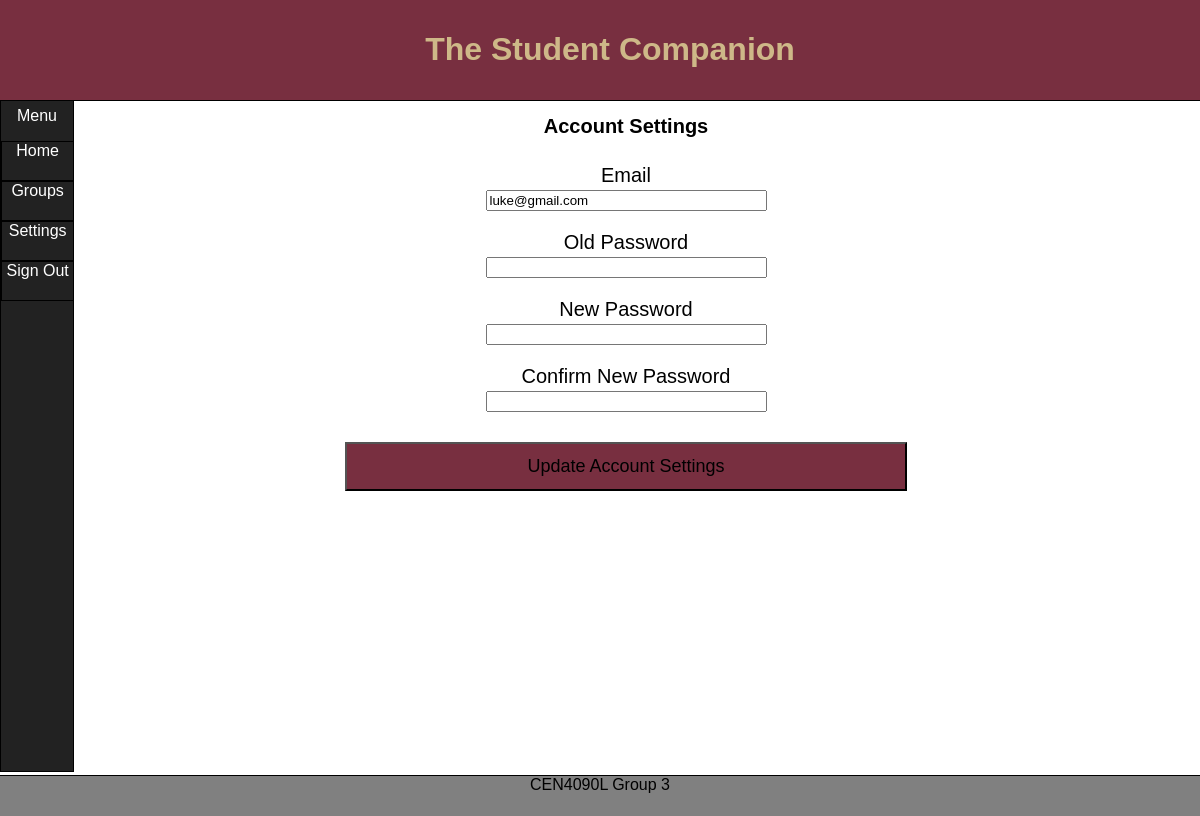
Page /settings (signed in) on the earlier database version.
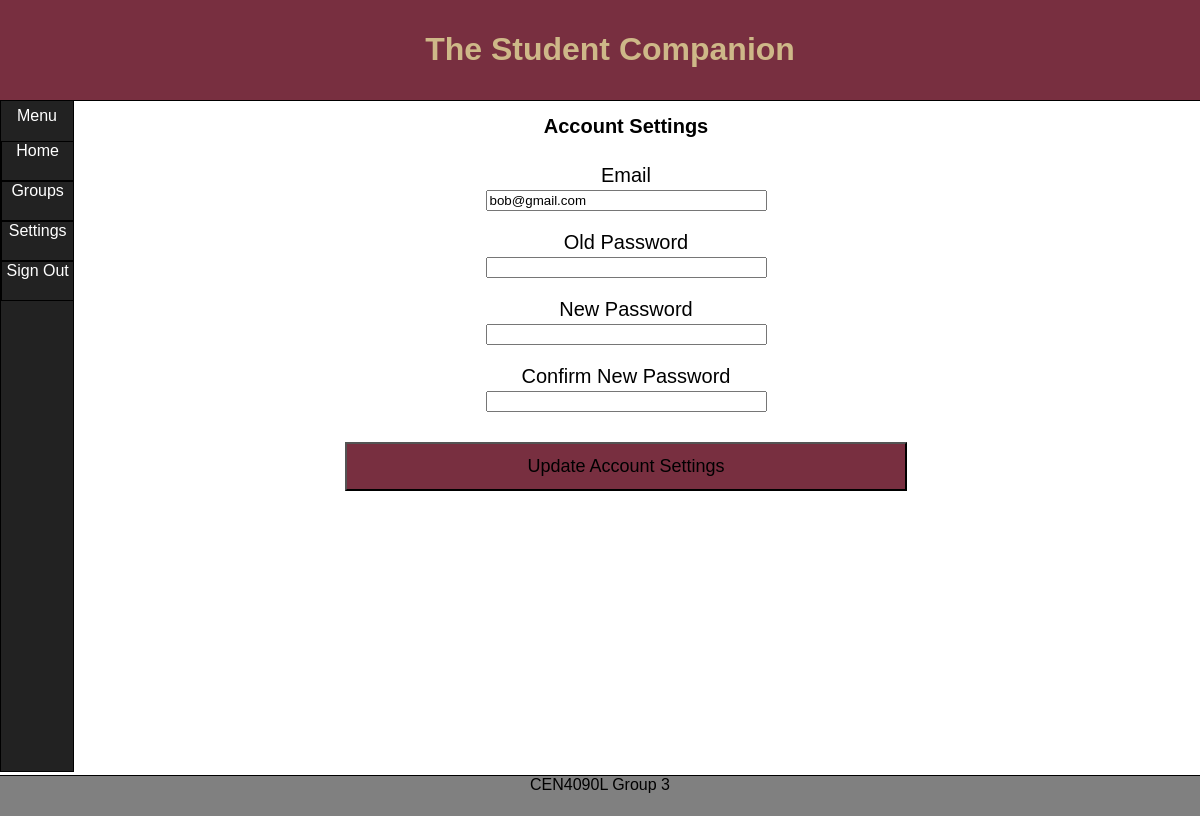
Same page on the later database version.
### app/models.py (models this page shows, shortened)
class User(UserMixin, db.Model):
    id = db.Column(db.Integer, primary_key=True)
    email = db.Column(db.String(120), index=True, unique=True)
    password_hash = db.Column(db.String(128))

### app/routes.py (the view, shortened to what this page needs)
@app.route('/settings', methods=['GET', 'POST']) ##Updating settings route to include form to update settings!
def settings():
    form=updateSetsForm()
    if request.method=='GET':
        form.email.data= current_user.email
    return render_template('SettingsPage.html', title='Settings', form=form)

### app/forms.py
class updateSetsForm(FlaskForm):##Form for updating settings on settings page!
    email=StringField('Email', validators=[DataRequired(), Email()])
    oldpass=StringField('Old Password', validators=[DataRequired()])
    newpass=StringField('New Password', validators=[DataRequired()])
    newpass2=StringField('Confirm New Password', validators=[DataRequired(), EqualTo('newpass')])
    submit=SubmitField('Update Account Settings')

### app/models.py (called while the page is built)
@login.user_loader
def load_user(id):
    return User.query.get(int(id))

### app/templates/SettingsPage.html (shortened to what this page needs)
<!DOCTYPE html>
<html lang="en">
<head>
<link rel="stylesheet" href="{{ url_for('static', filename='MainStyle.css') }}" />
</head>
<body>
	<div class="workSpace">
		<div class="header">
			<h1>The Student Companion</h1>
		</div>
		<div class="headGap"><p></p></div>
		<div class="row">
			<div class="sections menu">
			<p>Menu</p>
			<a href="{{ url_for('index') }}"">Home</a>
			<a href="{{ url_for('groups') }}">Groups</a>
			<a href="{{ url_for('settings') }}">Settings</a>
			<a href="{{ url_for('signout') }}">Sign Out</a>
			</div>
			<div class ="sections setTitle">
				<h4>Account Settings</h4>
					<form action="" method="POST">
						<p>
							{{ form.email.label(class="createP") }}
							<br>
							{{ form.email(size=32) }}
							<br>
						</p>
						<p>
							{{ form.oldpass.label(class="createP") }}
							<br>
							{{ form.oldpass(size=32) }}
							<br>
						</p>
						<p>
							{{ form.newpass.label(class="createP") }}
							<br>
							{{ form.newpass(size=32) }}
							<br>
						</p>
						<p>
							{{ form.newpass2.label(class="createP") }}
							<br>
							{{ form.newpass2(size=32) }}
							<br>
						</p>
						<p>{{ form.submit(class="signinB") }}</p>
					</form>
			</div>
		</div>
		<footer class="footer">
			CEN4090L Group 3
		</footer>
	</div>
</body>
</html>

### app/static/MainStyle.css (style rules this page uses)
body { margin: 0; padding:0; font-family: "Arial"; }
.workSpace { position: relative; min-height: 100vh; }
.header { padding: 10px; text-align: center; background-color: #782F40; color: #CEB888; height: 10vh; border-bottom-style: solid; border-color: #000000; border-width: 1px; position: fixed; width: 100%; top:0; }
.headGap { top:0; height:9vh; }
.sections { float: left; height: 85vh; }
.sections.menu { padding-top: 2px; background-color: #222222; color: #FFFFFF; text-align: center; width: 6%; border-style:solid; border-color:#000000; border-width: 1px; }
.sections.menu a { display: block; border-color: #000000; border-style: solid; border-width: 1px; padding-bottom: 20px; width: 99%; text-decoration: none; color:#FFFFFF; }
.row:after { content: ""; display: table; clear: both; }
.footer { border-top-style: solid; border-color: #000000; border-width: 1px; background-color: #808080; text-align: center; position: fixed; width: 100%; bottom: 0; height: 5vh; }
.sections.setTitle { font-size: 20px; text-align: center; width: 92%; }
.createP { padding-top: 1px; padding-bottom: 1px; height: 5px; margin-top: 4px; margin-bottom: 4px; align-items: center; }
.signinB { margin-top: 10px; border: 1; font-size: 18px; background-color: #782F40; padding: 12px 180px; transition-duration: .2s; }

Differences in the rows shown:
changed User: email "luke@gmail.com" → "bob@gmail.com"
